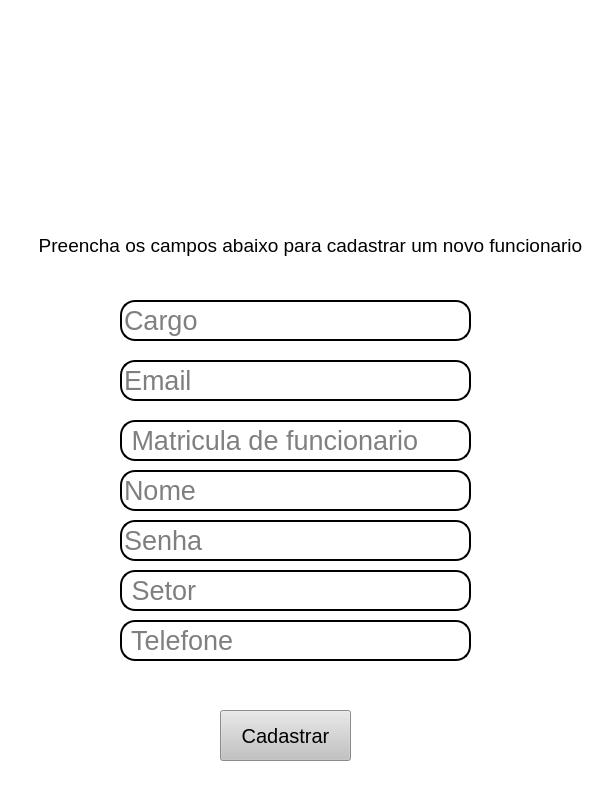
<?xml version="1.0" encoding="UTF-8"?>
<ui version="4.0">
 <class>MainWindow</class>
 <widget class="QMainWindow" name="MainWindow">
  <property name="geometry">
   <rect>
    <x>0</x>
    <y>0</y>
    <width>589</width>
    <height>808</height>
   </rect>
  </property>
  <property name="windowTitle">
   <string>MainWindow</string>
  </property>
  <property name="styleSheet">
   <string notr="true">background-color: rgb(255, 255, 255);</string>
  </property>
  <widget class="QWidget" name="centralwidget">
   <widget class="QLabel" name="label">
    <property name="geometry">
     <rect>
      <x>30</x>
      <y>230</y>
      <width>561</width>
      <height>31</height>
     </rect>
    </property>
    <property name="font">
     <font>
      <pointsize>15</pointsize>
     </font>
    </property>
    <property name="text">
     <string>&lt;html&gt;&lt;head/&gt;&lt;body&gt;&lt;p align=&quot;center&quot;&gt;&lt;span style=&quot; font-size:14pt;&quot;&gt;Preencha os campos abaixo para cadastrar um novo funcionario&lt;/span&gt;&lt;/p&gt;&lt;/body&gt;&lt;/html&gt;</string>
    </property>
   </widget>
   <widget class="QLineEdit" name="lineEdit">
    <property name="geometry">
     <rect>
      <x>120</x>
      <y>300</y>
      <width>351</width>
      <height>41</height>
     </rect>
    </property>
    <property name="font">
     <font>
      <pointsize>20</pointsize>
     </font>
    </property>
    <property name="styleSheet">
     <string notr="true">background-color:rgb(255,255,255);
border-radius:15px;
border-style:outset;
border-width:2px;</string>
    </property>
    <property name="inputMethodHints">
     <set>Qt::ImhHiddenText</set>
    </property>
    <property name="text">
     <string/>
    </property>
    <property name="placeholderText">
     <string>Cargo</string>
    </property>
    <property name="clearButtonEnabled">
     <bool>false</bool>
    </property>
   </widget>
   <widget class="QLineEdit" name="lineEdit_2">
    <property name="geometry">
     <rect>
      <x>120</x>
      <y>360</y>
      <width>351</width>
      <height>41</height>
     </rect>
    </property>
    <property name="font">
     <font>
      <pointsize>20</pointsize>
     </font>
    </property>
    <property name="styleSheet">
     <string notr="true">background-color:rgb(255,255,255);
border-radius:15px;
border-style:outset;
border-width:2px;</string>
    </property>
    <property name="text">
     <string/>
    </property>
    <property name="placeholderText">
     <string>Email</string>
    </property>
   </widget>
   <widget class="QLineEdit" name="lineEdit_3">
    <property name="geometry">
     <rect>
      <x>120</x>
      <y>420</y>
      <width>351</width>
      <height>41</height>
     </rect>
    </property>
    <property name="font">
     <font>
      <pointsize>20</pointsize>
     </font>
    </property>
    <property name="styleSheet">
     <string notr="true">background-color:rgb(255,255,255);
border-radius:15px;
border-style:outset;
border-width:2px;</string>
    </property>
    <property name="text">
     <string/>
    </property>
    <property name="echoMode">
     <enum>QLineEdit::Normal</enum>
    </property>
    <property name="placeholderText">
     <string> Matricula de funcionario</string>
    </property>
   </widget>
   <widget class="QLineEdit" name="lineEdit_4">
    <property name="geometry">
     <rect>
      <x>120</x>
      <y>470</y>
      <width>351</width>
      <height>41</height>
     </rect>
    </property>
    <property name="font">
     <font>
      <pointsize>20</pointsize>
     </font>
    </property>
    <property name="styleSheet">
     <string notr="true">background-color:rgb(255,255,255);
border-radius:15px;
border-style:outset;
border-width:2px;</string>
    </property>
    <property name="text">
     <string/>
    </property>
    <property name="echoMode">
     <enum>QLineEdit::Normal</enum>
    </property>
    <property name="placeholderText">
     <string>Nome</string>
    </property>
   </widget>
   <widget class="QPushButton" name="pushButton">
    <property name="geometry">
     <rect>
      <x>220</x>
      <y>710</y>
      <width>131</width>
      <height>51</height>
     </rect>
    </property>
    <property name="font">
     <font>
      <pointsize>15</pointsize>
     </font>
    </property>
    <property name="styleSheet">
     <string notr="true">background-color:rgb(194, 194, 194)</string>
    </property>
    <property name="text">
     <string>Cadastrar</string>
    </property>
   </widget>
   <widget class="QLineEdit" name="lineEdit_5">
    <property name="geometry">
     <rect>
      <x>120</x>
      <y>520</y>
      <width>351</width>
      <height>41</height>
     </rect>
    </property>
    <property name="font">
     <font>
      <pointsize>20</pointsize>
     </font>
    </property>
    <property name="styleSheet">
     <string notr="true">background-color:rgb(255,255,255);
border-radius:15px;
border-style:outset;
border-width:2px;</string>
    </property>
    <property name="text">
     <string/>
    </property>
    <property name="echoMode">
     <enum>QLineEdit::Password</enum>
    </property>
    <property name="placeholderText">
     <string>Senha</string>
    </property>
   </widget>
   <widget class="QLineEdit" name="lineEdit_6">
    <property name="geometry">
     <rect>
      <x>120</x>
      <y>570</y>
      <width>351</width>
      <height>41</height>
     </rect>
    </property>
    <property name="font">
     <font>
      <pointsize>20</pointsize>
     </font>
    </property>
    <property name="styleSheet">
     <string notr="true">background-color:rgb(255,255,255);
border-radius:15px;
border-style:outset;
border-width:2px;</string>
    </property>
    <property name="text">
     <string/>
    </property>
    <property name="echoMode">
     <enum>QLineEdit::Normal</enum>
    </property>
    <property name="placeholderText">
     <string> Setor</string>
    </property>
   </widget>
   <widget class="QLineEdit" name="lineEdit_7">
    <property name="geometry">
     <rect>
      <x>120</x>
      <y>620</y>
      <width>351</width>
      <height>41</height>
     </rect>
    </property>
    <property name="font">
     <font>
      <pointsize>20</pointsize>
     </font>
    </property>
    <property name="styleSheet">
     <string notr="true">background-color:rgb(255,255,255);
border-radius:15px;
border-style:outset;
border-width:2px;</string>
    </property>
    <property name="text">
     <string/>
    </property>
    <property name="echoMode">
     <enum>QLineEdit::Normal</enum>
    </property>
    <property name="placeholderText">
     <string> Telefone</string>
    </property>
   </widget>
   <widget class="QLabel" name="label_2">
    <property name="geometry">
     <rect>
      <x>70</x>
      <y>-10</y>
      <width>591</width>
      <height>231</height>
     </rect>
    </property>
    <property name="text">
     <string/>
    </property>
    <property name="pixmap">
     <pixmap>LogoProjeto Pretos e Brancos.png</pixmap>
    </property>
   </widget>
   <zorder>label_2</zorder>
   <zorder>label</zorder>
   <zorder>lineEdit</zorder>
   <zorder>lineEdit_2</zorder>
   <zorder>lineEdit_3</zorder>
   <zorder>lineEdit_4</zorder>
   <zorder>pushButton</zorder>
   <zorder>lineEdit_5</zorder>
   <zorder>lineEdit_6</zorder>
   <zorder>lineEdit_7</zorder>
  </widget>
  <widget class="QMenuBar" name="menubar">
   <property name="geometry">
    <rect>
     <x>0</x>
     <y>0</y>
     <width>589</width>
     <height>21</height>
    </rect>
   </property>
  </widget>
  <widget class="QStatusBar" name="statusbar"/>
 </widget>
 <resources/>
 <connections/>
</ui>
